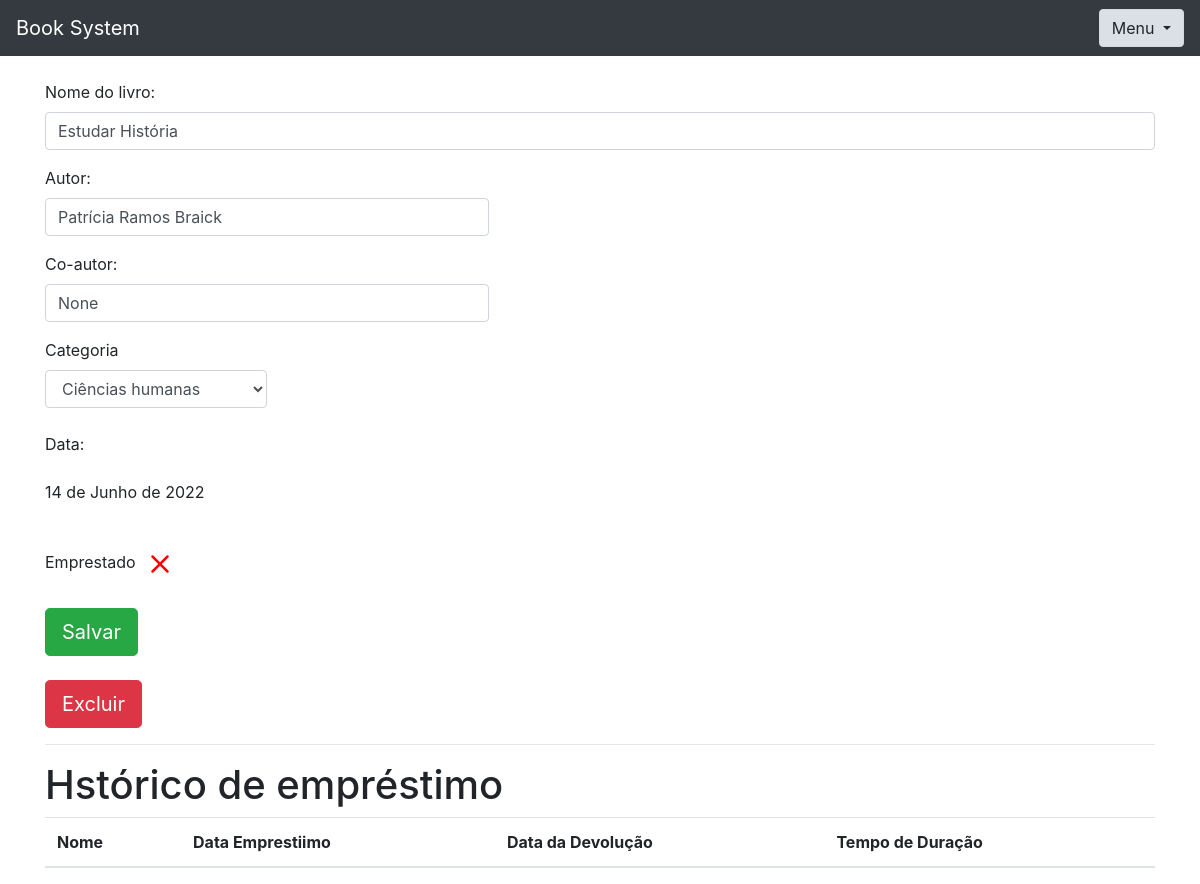
Page /livro/ver_livro/4 (signed in) on the committed database.
### livro/models.py (models this page shows, shortened)
class Livros(models.Model):
    img = models.ImageField(upload_to='capa_livro', null=True, blank=True)
    nome = models.CharField(max_length = 100)
    autor = models.CharField(max_length= 30)
    co_autor = models.CharField(max_length = 30, blank=True, null=True)
    data_cadastro = models.DateField(default=date.today)
    emprestado = models.BooleanField(default=False)
    categoria = models.ForeignKey(Categoria, on_delete=models.DO_NOTHING)
    usuario = models.ForeignKey(Usuario, on_delete=models.DO_NOTHING)
    class Meta:
        verbose_name = 'Livro'

### livro/views.py (the view)
# urls.py: path('ver_livro/<int:id>', views.ver_livros, name='ver_livros'),
def ver_livros(request, id):
    if request.session.get('usuario'):
        livro = Livros.objects.get(id = id)
        if request.session.get('usuario') == livro.usuario.id:
            usuario = Usuario.objects.get(id = request.session['usuario'])
            categoria_livro = Categoria.objects.filter(usuario = request.session.get('usuario'))
            emprestimos = Emprestimos.objects.filter(livro = livro)
            form = CadastroLivro()
            form.fields['usuario'].initial = request.session['usuario']
            form.fields['categoria'].queryset = Categoria.objects.filter(usuario = usuario)
            form_categoria = CategoriaLivro()
            usuarios = Usuario.objects.all()
            livros_emprestar = Livros.objects.filter(emprestado = False)
            livros_emprestados = Livros.objects.filter(usuario = usuario).filter(emprestado = True)
            return render(request, 'ver_livro.html', {'livro': livro,
                                                      'categoria_livro': categoria_livro,
                                                      'emprestimos': emprestimos,
                                                      'usuario_logado': request.session.get('usuario'),
                                                      'form': form,
                                                      'id_livro': id,
                                                      'form_categoria': form_categoria,
                                                      'usuarios': usuarios,
                                                      'livros_emprestar': livros_emprestar,
                                                      'livros_emprestados': livros_emprestados
                                                      })
        else:
            return HttpResponse('Essse livro não é seu')
    return redirect('/auth/login/?status=2')

### livro/forms.py
class CadastroLivro(forms.ModelForm):
    class Meta:
        model = Livros
        fields = "__all__"
    def __init__(self, *args, **kwargs):
        super().__init__(*args, **kwargs)
        self.fields['usuario'].widget = forms.HiddenInput()

class CategoriaLivro(forms.Form):
    nome = forms.CharField(max_length=30)
    descricao = forms.CharField(max_length=60)
    def __init__(self, *args, **kwargs):
        super().__init__(*args, **kwargs)
        self.fields['descricao'].widget = forms.Textarea()

### livro/models.py (called while the page is built)
    def __str__(self) -> str:
        return self.nome

### livro/templates/ver_livro.html (shortened to what this page needs)
{% extends  'base.html' %}
{% load filtros %}
{% block 'conteudo' %}
    <div class="container">
      <br>
      <form action="{% url 'alterar_livro' %}" method="POST">
        <p>
        <label>Nome do livro:</label>
        <input class="form-control" type="text" value="{{livro.nome}}" name="nome_livro">
        </p>
        <p>
          <label>Autor:</label>
          <input style="width: 40%;" class="form-control" type="text" value="{{livro.autor}}" name="autor">
        </p>
        <p>
          <label>Co-autor:</label>
          <input style="width: 40%;" class="form-control" type="text" value="{{livro.co_autor}}" name="co_autor">
        </p>
        <label>Categoria</label>
        <select style="width: 20%;" class="form-control" name="categoria_id">
          {% for i in categoria_livro %}
            {% if livro.categoria.nome == i.nome %}
              <option value="{{i.id}}" selected>{{i}}</option>
            {% else %}
              <option value="{{i.id}}" >{{i}}</option>
            {% endif %}
          {% endfor %}
        </select>
        <br>
        <p>
          <label>Data:</label>
          <p>{{livro.data_cadastro}}</p>
        </p>
            <br>
            <label>Emprestado</label>
              <br>
              <br>
          <input type="submit" class="btn btn-success btn-lg" value="Salvar">
      </form>
      <br>
      <button type="button" class="btn btn-danger btn-lg" data-toggle="modal" data-target="#exampleModal2">
        Excluir
      </button>
      <hr>
      <h1>Hstórico de empréstimo</h1>
      <table class="table table-striped">
        <thead>
          <tr>
            <th scope="col">Nome</th>
            <th scope="col">Data Emprestiimo</th>
            <th scope="col">Data da Devolução</th>
            <th scope="col">Tempo de Duração</th>
          </tr>
        </thead>
      </table>
    </div>
{% endblock %}

### rows in the picture
Livros: nome_livro "Estudar História", autor "Patrícia Ramos Braick", co_autor "None", data_cadastro "14 de Junho de 2022"

### other values in the picture
form field categoria_id "Ciências humanas"
